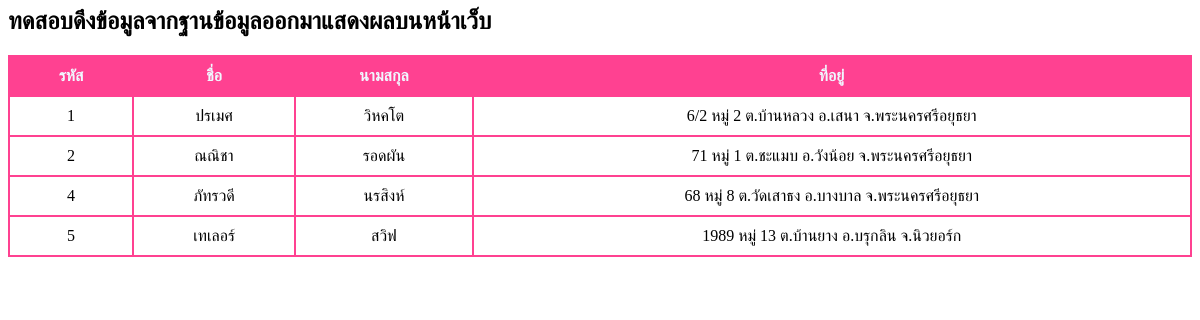
/lab_06.php, run on the app's committed database.
### tables this page shows
CREATE TABLE `tbstudent` (
  `stdid` int(11) NOT NULL,
  `firstname` varchar(50) NOT NULL,
  `lastname` varchar(50) NOT NULL,
  `address` text NOT NULL
);

### lab_06.php (the view, shortened to what this page needs)
<link rel="stylesheet" href="style.css">
<?php
    $conn=new mysqli();
    $conn->connect("localhost","root","","dbweb23");
    $conn->set_charset("utf8");
?>
<div><h2>ทดสอบดึงข้อมูลจากฐานข้อมูลออกมาแสดงผลบนหน้าเว็บ</h2></div>
<?php
    $sql="SELECT * FROM tbstudent";
    $query=$conn->query($sql);
        echo"<table border=1>
            <thead>
                <th>รหัส</th>
                <th>ชื่อ</th>
                <th>นามสกุล</th>
                <th>ที่อยู่</th>
            </thead>
            <tbody>";
        while($result=$query->fetch_object()){
            echo"<tr>
                    <td>{$result->stdid}</td>
                    <td>{$result->firstname}</td>
                    <td>{$result->lastname}</td>
                    <td>{$result->address}</td>
                </tr>";
        }
        echo"</tbody></table>";
?>

### style.css (style rules this page uses)
table { border: 2px solid #FF4191 ; border-collapse: collapse; width: 100%; }
th { background-color: #FF4191; color: aliceblue; padding: 10px 15px; }
td { padding: 10px 15px; border: 2px solid #FF4191; text-align: center; }

### data on the page
tbstudent: stdid "1", firstname "ปรเมศ", lastname "วิหคโต", address "6/2 หมู่ 2 ต.บ้านหลวง อ.เสนา จ.พระนครศรีอยุธยา"
tbstudent: stdid "2", firstname "ณณิชา", lastname "รอดผัน", address "71 หมู่ 1 ต.ชะแมบ อ.วังน้อย จ.พระนครศรีอยุธยา"
tbstudent: stdid "4", firstname "ภัทรวดี", lastname "นรสิงห์", address "68 หมู่ 8 ต.วัดเสาธง อ.บางบาล จ.พระนครศรีอยุธยา"
tbstudent: stdid "5", firstname "เทเลอร์", lastname "สวิฟ", address "1989 หมู่ 13 ต.บ้านยาง อ.บรุกลิน จ.นิวยอร์ก"
